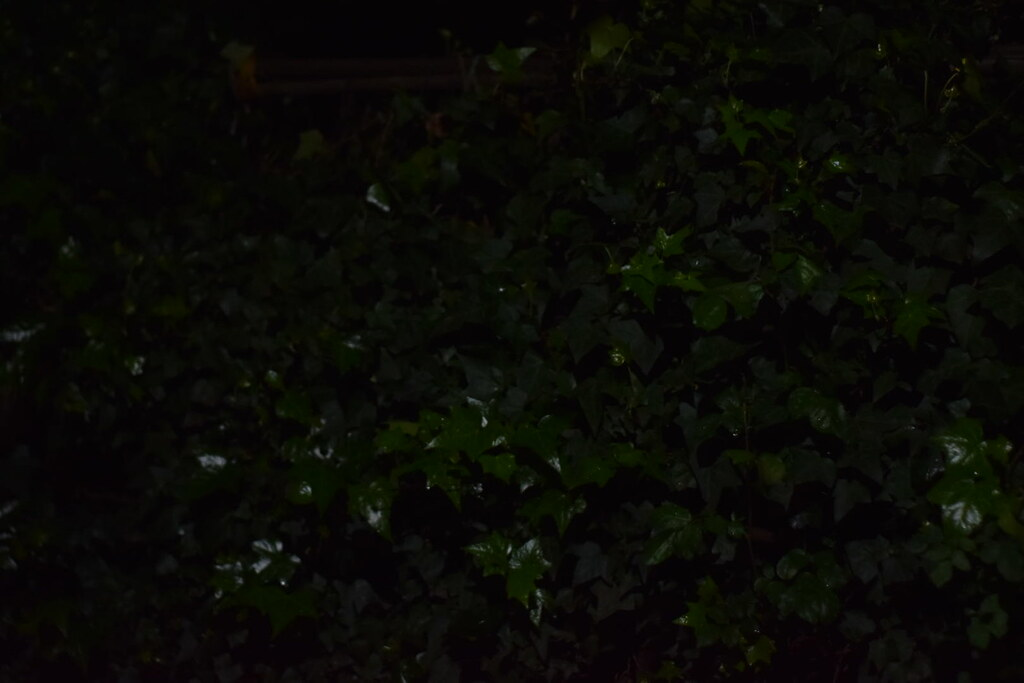
#> input picture images/52350525926_4e43f03153_b.jpg, 1024 x 683 px, given in place of the camera
$ python lk_canny_test.py
#> lines starting #> are read from the running program, lines starting #| are printed output that depends on the picture; after the words box and inside, x2 and y2 are one past the last pixel; in counts of white or black regions, pixels touching at a corner belong together
import cv2
import numpy as np

# ---------------------------
# Parámetros Lucas-Kanade
# ---------------------------
lk_params = dict(
    winSize=(21, 21),
    maxLevel=3,
    criteria=(cv2.TERM_CRITERIA_EPS | cv2.TERM_CRITERIA_COUNT, 10, 0.03),
)

# Puntos de interés
feature_params = dict(
    maxCorners=300,
    qualityLevel=0.15,
    minDistance=10,
    blockSize=7
)

# Parámetros de detección de movimiento
MOTION_THRESH = 15
MIN_FEATURES = 10
DILATE_ITER = 4


# Filtro de outliers de movimiento
MAX_DISPLACEMENT = 1000.0  # píxeles

# NUEVO: Umbral para considerar que un punto "se movió alguna vez"
MIN_MOVEMENT_HISTORY = 5.0  # píxeles acumulados

# Umbral para considerar que un borde está "quieto"
STATIC_EDGE_THRESHOLD = 3   # Si el borde no cambia más de 5 píxeles, se ignora

# Parámetros Canny mejorado
CANNY_SENS = 0.33
CLAHE_CLIP_LIMIT = 2.0
CLAHE_TILE_SIZE = 8
BLUR_KERNEL = 5

# Factor de escala para la ventana (0.5 = mitad del tamaño, 0.75 = 75%, etc.)
DISPLAY_SCALE = 0.5

# Área mínima para considerar un contorno "real" (en píxeles)
MIN_CONTOUR_AREA = 100

# Parámetros para filtrar contornos "estáticos" (fondo)
STATIC_CONTOUR_FRAMES = 8      # frames necesarios para marcarlo como estático
STATIC_MATCH_DIST = 10.0       # tolerancia de distancia entre centros (px)
STATIC_SIZE_TOL = 0.4          # tolerancia de tamaño (±40%)
STATIC_FORGET_FRAMES = 60      # si no aparece en 60 frames, se descarta del fondo


# [6 lines of commented-out code are left out]

calibration_mode = False
manual_sens = int(CANNY_SENS * 100)  # 0-100
manual_clip = int(CLAHE_CLIP_LIMIT * 10)  # 0-100 (dividir por 10)
manual_tile = CLAHE_TILE_SIZE  # 2-16
manual_blur = BLUR_KERNEL  # 1-31 (impares)


# [21 lines left out: function get_dynamic_bounding_box, not called in this run]

def get_dynamic_bounding_boxes(dynamic_contours):
    """
    Crea una lista de bounding boxes, una por cada contorno dinámico.
    Cada bbox es (x_min, y_min, x_max, y_max).
    Si no hay contornos, devuelve lista vacía.
    """
    bboxes = []
    for cnt in dynamic_contours:
        x, y, w, h = cv2.boundingRect(cnt)
        bboxes.append((int(x), int(y), int(x + w), int(y + h)))
    return bboxes

# [37 lines left out: function filter_points_by_bbox, not called in this run]

def filter_points_by_bboxes(points, bboxes, margin=10):
    """
    Filtra puntos que están dentro de AL MENOS una bounding box (con margen opcional).

    Args:
        points: array de puntos (N, 1, 2)
        bboxes: lista de (x_min, y_min, x_max, y_max)
        margin: píxeles extra alrededor de cada bbox

    Returns:
        array de booleanos de tamaño N indicando qué puntos son válidos
    """
    if points is None or len(points) == 0:
        return np.array([], dtype=bool)

    if not bboxes:  # lista vacía
        return np.zeros(len(points), dtype=bool)

    points_flat = points.reshape(-1, 2)
    valid_total = np.zeros(len(points_flat), dtype=bool)

    for (x_min, y_min, x_max, y_max) in bboxes:
        # Expandir bbox con margen
        x0 = x_min - margin
        y0 = y_min - margin
        x1 = x_max + margin
        y1 = y_max + margin

        inside = (
            (points_flat[:, 0] >= x0) &
            (points_flat[:, 0] <= x1) &
            (points_flat[:, 1] >= y0) &
            (points_flat[:, 1] <= y1)
        )
        valid_total |= inside  # OR: punto válido si cae en alguna bbox

    return valid_total


def nothing(x):
    """Callback vacío para los trackbars"""
    pass

# [37 lines left out: functions create_calibration_window, get_calibration_params, not called in this run]


def calculate_brightness(frame):
    return float(np.mean(frame))

def adjust_canny_params(brightness):
    """
    Ajusta CANNY_SENS y BLUR_KERNEL según el nivel de iluminación

    Brightness range: 0-255
    - Oscuro (0-80): Más sensibilidad, menos blur
    - Medio (80-170): Valores balanceados
    - Claro (170-255): Menos sensibilidad, más blur
    """
    if brightness < 80:  # Escena oscura
        sens = 0.33  # test 1: 0.33
        blur = 19     # test 1: 19
        clip = 4.0   # test 1: 4
        tile = 8     # test 1: 8
    elif brightness < 170:  # Escena con iluminación media
        sens = 0.5  #test 2: 0.5
        blur = 23   # test 2: 23
        clip = 3    # test 2: 3
        tile = 4    # test 2: 4
    else:  # Escena muy iluminada
        sens = 0.25  # Menos sensible (evita ruido/texturas)
        blur = 1     # Más blur para suavizar
        clip = 1.5   # CLAHE bajo (ya hay buen contraste)
        tile = 8     # Más global

    return sens, blur, clip, tile


def canny_mejorado(img, sens=0.33, clip_limit=2.0, tile_size=8, blur_kernel=5):
    """Canny con CLAHE + Blur para mejor detección de bordes"""
    # 1. CLAHE para ecualizar
    clahe = cv2.createCLAHE(clipLimit=clip_limit, tileGridSize=(tile_size, tile_size))
    equalized = clahe.apply(img)

    # 2. Blur para reducir ruido/texturas
    blurred = cv2.GaussianBlur(equalized, (blur_kernel, blur_kernel), 0)

    # 3. Canny con thresholds automáticos
    med = np.median(blurred)
    low_thresh = int(max(0, (1.0 - sens) * med))
    high_thresh = int(min(255, (1.0 + sens) * med))
    edges = cv2.Canny(blurred, low_thresh, high_thresh)

    return edges

def update_static_contours(closed_contours, static_contours, frame_idx):
    """
    Actualiza la lista de contornos estáticos y devuelve
    sólo los contornos que NO son estáticos (dinámicos).
    """
    dynamic_contours = []

    for cnt in closed_contours:
        x, y, w, h = cv2.boundingRect(cnt)
        cx = x + w / 2.0
        cy = y + h / 2.0

        best_idx = None
        best_dist = 1e9

        # Buscar si este contorno coincide con alguno ya visto
        for i, sc in enumerate(static_contours):
            dist = np.hypot(cx - sc["cx"], cy - sc["cy"])
            if dist > STATIC_MATCH_DIST:
                continue

            # Comparar tamaño (evitar matchear cosas muy distintas)
            if sc["w"] == 0 or sc["h"] == 0:
                continue

            if abs(w - sc["w"]) > sc["w"] * STATIC_SIZE_TOL:
                continue
            if abs(h - sc["h"]) > sc["h"] * STATIC_SIZE_TOL:
                continue

            if dist < best_dist:
                best_dist = dist
                best_idx = i

        if best_idx is not None:
            # Actualizar contorno existente
            sc = static_contours[best_idx]
            sc["cx"] = 0.5 * (sc["cx"] + cx)
            sc["cy"] = 0.5 * (sc["cy"] + cy)
            sc["w"] = 0.5 * (sc["w"] + w)
            sc["h"] = 0.5 * (sc["h"] + h)
            sc["life"] += 1
            sc["last_seen"] = frame_idx

            is_static = sc["life"] >= STATIC_CONTOUR_FRAMES
        else:
            # Contorno nuevo
            static_contours.append(
                {
                    "cx": cx,
                    "cy": cy,
                    "w": float(w),
                    "h": float(h),
                    "life": 1,
                    "last_seen": frame_idx,
                }
            )
            is_static = False

        # Sólo nos quedamos con los contornos que TODAVÍA no
        # fueron clasificados como estáticos
        if not is_static:
            dynamic_contours.append(cnt)

    # Olvidar contornos que hace mucho que no aparecen
    static_contours[:] = [
        sc
        for sc in static_contours
        if frame_idx - sc["last_seen"] <= STATIC_FORGET_FRAMES
    ]

    return dynamic_contours


def main():
    global calibration_mode
    cap = cv2.VideoCapture(0)

    if not cap.isOpened():
        print("No se pudo abrir la cámara.")
        return

    # Primer frame
    ret, first_frame = cap.read()
#> first_frame is the input picture: shape (683, 1024, 3); mean B, G, R 5.7, 10.1, 9.7
    if not ret:
        print("No se pudo leer el primer frame.")
        cap.release()
        return

    # Espejar para que refleje movimientos naturales
    first_frame = cv2.flip(first_frame, 1)
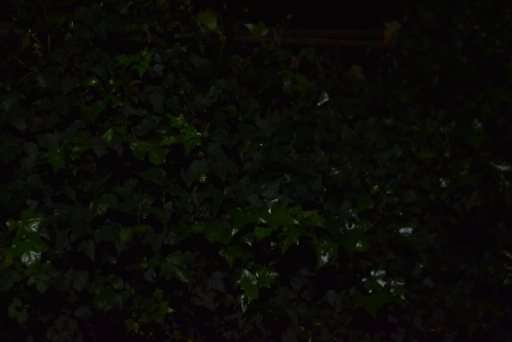
#> first_frame: shape (683, 1024, 3) (shown at 1/2 size); mean B, G, R 5.7, 10.1, 9.7

    prev_gray = cv2.cvtColor(first_frame, cv2.COLOR_BGR2GRAY)
    prev_edges = None  # Para almacenar bordes del frame anterior

    # Trackeo basado en movimiento
    p0_motion = None
    mask_tracks_motion = np.zeros_like(first_frame)
    movement_history_motion = None

    # Trackeo basado en Canny
    p0_canny = None
    mask_tracks_canny = np.zeros_like(first_frame)
    movement_history_canny = None

    frame_count = 0
    # Contornos que consideramos parte del fondo (estáticos)
    # Cada elemento: {"cx", "cy", "w", "h", "life", "last_seen"}
    static_contours = []


    while True:
        ret, frame = cap.read()
        if not ret:
            print("No se pudo leer un frame.")
            break

        # Espejar
        frame = cv2.flip(frame, 1)

        frame_gray = cv2.cvtColor(frame, cv2.COLOR_BGR2GRAY)

        # NUEVO: Calcular brillo y ajustar parámetros automáticamente
        brightness = calculate_brightness(frame)
#> brightness = 8.51
        if calibration_mode:
            adaptive_sens, adaptive_blur, adaptive_clip, adaptive_tile = get_calibration_params()
        else:
            adaptive_sens, adaptive_blur, adaptive_clip, adaptive_tile = adjust_canny_params(brightness)
#> adaptive_sens = 0.33; adaptive_blur = 19; adaptive_clip = 4; adaptive_tile = 8

        # 1) Detección de movimiento global
        diff = cv2.absdiff(frame_gray, prev_gray)
#> diff: shape (683, 1024); every value is 0
        _, motion_mask = cv2.threshold(diff, MOTION_THRESH, 255, cv2.THRESH_BINARY)
        motion_mask = cv2.dilate(motion_mask, None, iterations=DILATE_ITER)

        # 1.1) Bordes "rápidos" usando solo la diferencia temporal
        blur_diff = cv2.GaussianBlur(diff, (3, 3), 0)
        # Umbral medio-alto para quedarnos sólo con cambios fuertes
        _, edges_diff = cv2.threshold(blur_diff, 25, 255, cv2.THRESH_BINARY)
        edges_diff = cv2.bitwise_and(edges_diff, motion_mask)


        # 2) Canny MEJORADO con parámetros adaptativos
        edges = canny_mejorado(
            frame_gray,
            sens=adaptive_sens,
            clip_limit=adaptive_clip,
            tile_size=adaptive_tile,
            blur_kernel=adaptive_blur
        )
#> in canny_mejorado, `equalized = clahe.apply(img)`:
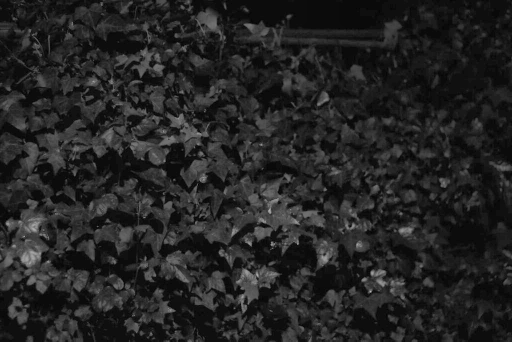
#> equalized: shape (683, 1024) (shown at 1/2 size); min 1, max 191, mean 35.8
#> in canny_mejorado, `med = np.median(blurred)`: med = 32
#> in canny_mejorado, `low_thresh = int(max(0, (1.0 - sens) * med))`: low_thresh = 21
#> in canny_mejorado, `high_thresh = int(min(255, (1.0 + sens) * med))`: high_thresh = 42
#> in canny_mejorado, `edges = cv2.Canny(blurred, low_thresh, high_thresh)`:
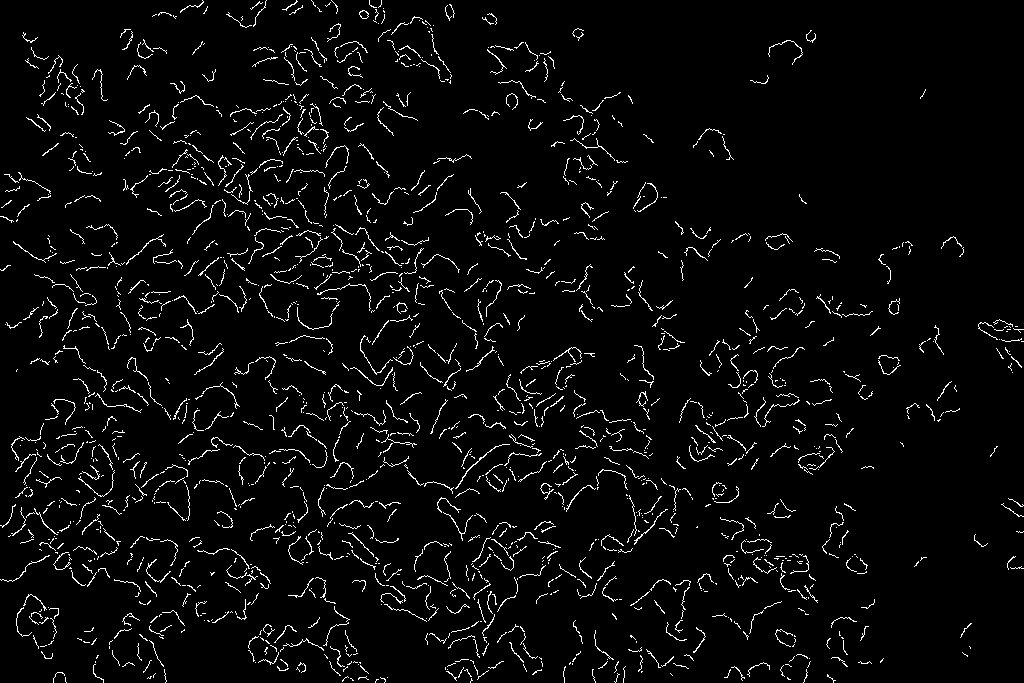
#> edges: shape (683, 1024); 3.8% white in thin lines or dots

        # 2.1) Combinar bordes espaciales + bordes temporales
        edges = cv2.bitwise_or(edges, edges_diff)

        # 2.2) ELIMINAR BORDES ESTÁTICOS
        if prev_edges is not None:
            # Diferencia entre bordes actuales y anteriores
            edge_diff = cv2.absdiff(edges, prev_edges)

            # Solo mantener bordes que cambiaron
            _, moving_edges_mask = cv2.threshold(edge_diff, STATIC_EDGE_THRESHOLD, 255, cv2.THRESH_BINARY)

            # Combinar: bordes actuales AND bordes que se movieron
            edges_moving = cv2.bitwise_and(edges, moving_edges_mask)
        else:
            edges_moving = edges.copy()

        # Actualizar bordes previos
        prev_edges = edges.copy()

        kernel = np.ones((3, 3), np.uint8)
        edges_thick = cv2.dilate(edges_moving, kernel, iterations=1)
#> edges_thick: shape (683, 1024); 14.1% white; 450 white regions (10 under 20 px), largest, box (x1, y1, x2, y2) and area: (424, 521, 562, 659) 2619, (300, 383, 511, 518) 2223, (7, 443, 116, 588) 2015

        # 2.2) Contar contornos cerrados solo en bordes en movimiento
        edges_closed = cv2.morphologyEx(edges_moving, cv2.MORPH_CLOSE, kernel, iterations=1)
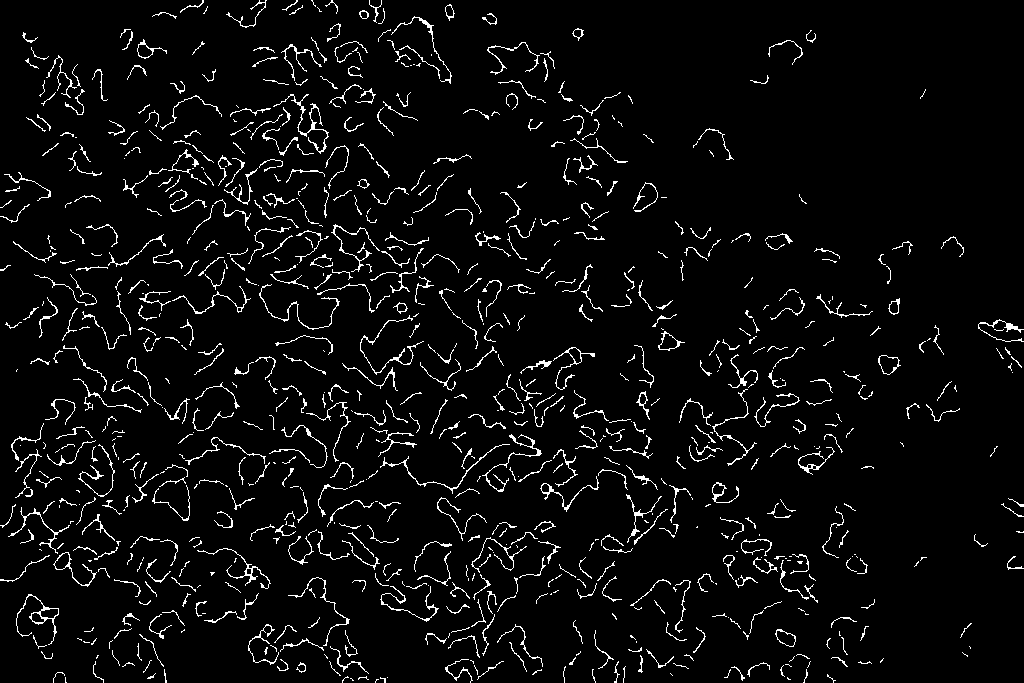
#> edges_closed: shape (683, 1024); 4.5% white in thin lines or dots
        contours, _ = cv2.findContours(edges_closed, cv2.RETR_TREE, cv2.CHAIN_APPROX_SIMPLE)
#> contours = 876 contours, 720 with area under 20; largest, box (x1, y1, x2, y2) and area: (16, 594, 59, 645) 332, (878, 355, 901, 375) 278, (879, 355, 899, 375) 254, (658, 331, 685, 351) 230, (53, 552, 97, 587) 224

        closed_contours = []
        for cnt in contours:
            # descartar contornos muy chicos (ruido)
            if cv2.contourArea(cnt) < MIN_CONTOUR_AREA:
                continue
            closed_contours.append(cnt)
#> this loop made 876 passes
#> cnt on passes 4, 6, 10: [[387, 677]], [[65, 677], [65, 682], [66, 682], [65, 681]], [[670, 673], [672, 675]]
#> after the loop, closed_contours = 21 contours; largest, box (x1, y1, x2, y2) and area: (16, 594, 59, 645) 332, (878, 355, 901, 375) 278, (879, 355, 899, 375) 254, (658, 331, 685, 351) 230, (53, 552, 97, 587) 224

        # Filtrar contornos que son "estáticos" (aparecen siempre en el mismo lugar)
        dynamic_contours = update_static_contours(
            closed_contours, static_contours, frame_count
        )
#> the loop in update_static_contours, `for cnt in closed_contours:` made 21 passes
#> (x, y, w, h, cx, cy) on passes 1 to 8: (775, 629, 21, 18, 785.5, 638), (776, 630, 20, 17, 786, 638.5), (16, 594, 43, 51, 37.5, 619.5), (40, 608, 19, 11, 49.5, 613.5), (53, 552, 44, 35, 75, 569.5), (54, 552, 16, 18, 62, 561), (197, 548, 74, 41, 234, 568.5), (712, 482, 27, 21, 725.5, 492.5)
#> after the loop in update_static_contours, `for cnt in closed_contours:`: dynamic_contours has the same summary as closed_contours in main; static_contours = 18 items
#> dynamic_contours has the same summary as closed_contours

        num_closed = len(dynamic_contours)
#> num_closed = 21

        # --- Bordes tipo Canny que sobreviven al filtro de "estático" ---
        # 1) Máscara con las zonas de contornos dinámicos
        dynamic_mask = np.zeros_like(edges_moving)
        cv2.drawContours(dynamic_mask, dynamic_contours, -1, 255, thickness=1)
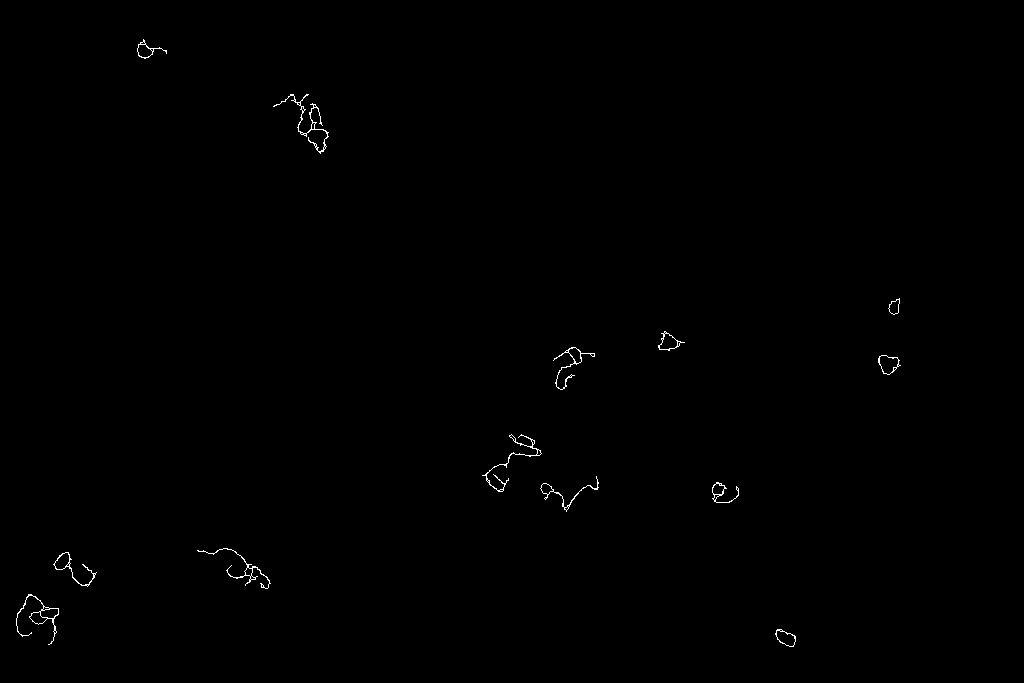
#> dynamic_mask: shape (683, 1024); 0.28% white in thin lines or dots, all inside (x1, y1, x2, y2) = (16, 39, 901, 647)

        # 2) Nos quedamos sólo con los bordes en movimiento que caen dentro
        #    de esos contornos dinámicos
        contours_only = cv2.bitwise_and(edges_moving, dynamic_mask)

#        dynamic_bbox = get_dynamic_bounding_box(dynamic_contours)
        dynamic_bboxes = get_dynamic_bounding_boxes(dynamic_contours)
#> the loop in get_dynamic_bounding_boxes, `for cnt in dynamic_contours:` made 21 passes
#> (x, y, w, h) on passes 1 to 8: (775, 629, 21, 18), (776, 630, 20, 17), (16, 594, 43, 51), (40, 608, 19, 11), (53, 552, 44, 35), (54, 552, 16, 18), (197, 548, 74, 41), (712, 482, 27, 21)
#> (the rest of the program and of its run is left out)
